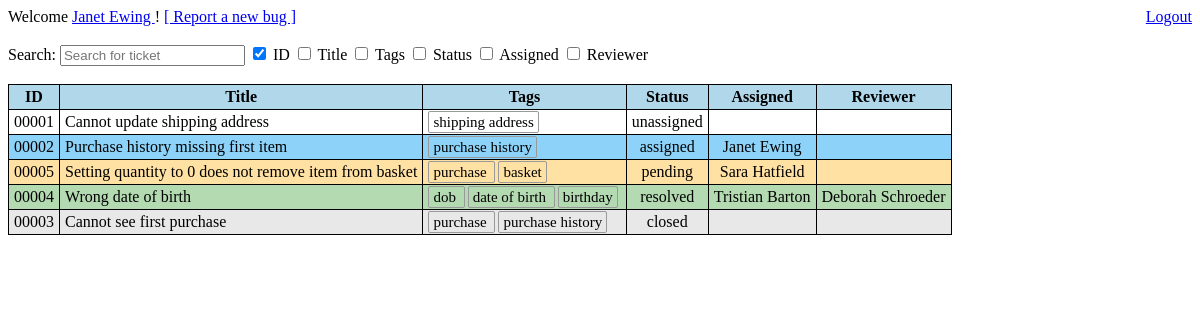
The app's page /view_all_tickets.php (signed in) with its own data.
### tables this page shows
CREATE TABLE IF NOT EXISTS `accounts` (
  `id` varchar(10) NOT NULL,
  `first_name` varchar(16) NOT NULL,
  `last_name` varchar(16) NOT NULL,
  `password` varchar(20) NOT NULL,
  `dob` date NOT NULL,
  `account_type` varchar(16) NOT NULL,
  `experience` tinyint(4) NOT NULL,
  PRIMARY KEY (`id`)
);

CREATE TABLE IF NOT EXISTS `tickets` (
  `id` smallint(5) NOT NULL AUTO_INCREMENT,
  `title` varchar(80) NOT NULL,
  `description` text NOT NULL,
  `created_by` varchar(10) NOT NULL,
  `created_date` date NOT NULL,
  `tags` varchar(127) NOT NULL,
  `status` varchar(16) NOT NULL,
  `assigned_to` varchar(10) NOT NULL,
  `reviewed_by` varchar(10) NOT NULL,
  `duplicate_of` smallint(5) DEFAULT NULL,
  PRIMARY KEY (`id`)
);

### include/funcs/sql_funcs.php (called while the page is built, shortened)
<?php
	require_once("include/class/ClassAccount.php");
	require_once("include/class/ClassTicket.php");
	function str_clean(&$string){
		return mysqli_real_escape_string($GLOBALS['mysql_link'], trim($string));;
	}
	function db_query($query){
		$result = mysqli_query($GLOBALS['mysql_link'], $query);
		$error = mysqli_error($GLOBALS['mysql_link']);
		return $result;
	}
	function get_tickets($as_user){
		$as_user = str_clean($as_user);
		$query = db_query("SELECT `id` FROM `tickets`;");
		$output = [];
		while($row = mysqli_fetch_assoc($query)){
			try{
				$output[] = new Ticket((int)$row['id'], $as_user);
			}catch(Exception $e){
				continue;
			}
		}
		return $output;
	}
?>

### include/class/ClassAccount.php (called while the page is built, shortened)
<?php
	require_once("include/funcs/sql_funcs.php");
	class Account{
		private $first_name;
		private $last_name;
		private $account_type;
		function __construct($id){
			$id = str_clean($id);
			$query = db_query("SELECT * FROM `accounts` WHERE `id` = '{$id}' LIMIT 1;");
			$result = mysqli_fetch_assoc($query);
			if(mysqli_num_rows($query) == 1){
				$this->id = $result['id'];
				$this->first_name = $result['first_name'];
				$this->last_name = $result['last_name'];
				$this->account_type = $result['account_type'];
			}else{
				throw new Exception("User not found.");
			}
		}
		function get_full_name(){
			return $this->first_name . " " . $this->last_name;
		}
		function is_norm(){
			return ($this->account_type == "user");
		}
	}
?>

### include/class/ClassTicket.php (called while the page is built, shortened)
<?php
	require_once("include/funcs/sql_funcs.php");
	class Ticket{
		private $title;
		private $tags;
		private $status;
		private $assigned_to;
		private $reviewed_by;
		function __construct($ticket_id, $as_user = NULL){
			$ticket_id = str_clean($ticket_id);
			$query = db_query("SELECT * FROM `tickets` WHERE `id` = '{$ticket_id}' LIMIT 1;");
			$result = mysqli_fetch_assoc($query);
			if(mysqli_num_rows($query) == 1){
				$this->ticket_id = $result['id'];
				$this->title = $result['title'];
				$this->created_by =  new Account($result['created_by']);
				$this->tags = $result['tags'];
				$this->status = $result['status'];
				if(!is_null($as_user)){
					$this->viewed_by = new Account(str_clean($as_user));
					if(!$this->viewed_by->is_norm()){
						try{
							$this->assigned_to = new Account($result['assigned_to']);
							$this->reviewed_by = new Account($result['reviewed_by']);
						}catch(Exception $e){
						}
					}
				}
			}else{
				throw new Exception("Ticket not found.");
			}
		}
		function get_title(){
			return $this->title;
		}
		function get_tags(){
			return $this->tags;
		}
		function get_status(){
			return $this->status;
		}
		function get_assigned_to(){
			return $this->assigned_to;
		}
		function get_reviewed_by(){
			return $this->reviewed_by;
		}
	}
?>

### view_all_tickets.php (the view, shortened to what this page needs)
<?php
	require_once("include/funcs/sql_funcs.php");
	$account = new Account($_SESSION['username']);
	$all_tickets = get_tickets($_SESSION['username']);
	$ticket_order = ["unassigned", "assigned", "pending", "resolved", "closed"];
	usort($all_tickets, function($a, $b) use ($ticket_order){
		$pos_a = array_search($a->get_status(), $ticket_order);
		$pos_b = array_search($b->get_status(), $ticket_order);
		return $pos_a - $pos_b;
	});
?>
<!DOCTYPE html>
<html lang='en'>
	<head>
		<link rel='stylesheet' href='include/css/main.css'>
	</head>
	<body>
		<?php include("include/templates/header.php"); ?>
		Search: <input type='text' name='ticket_search' id='ticket_search' placeholder='Search for ticket' /> <span id='cancel_search'>X</span>
		<input type='checkbox' id='search_id' class='search_checkbox' value=0 checked/> ID
		<input type='checkbox' id='search_title' class='search_checkbox' value=1 /> Title
		<input type='checkbox' id='search_tags' class='search_checkbox' value=2 /> Tags
		<input type='checkbox' id='search_status' class='search_checkbox' value=3 /> Status
		<?php
			if(!$account->is_norm()){
		?>
				<input type='checkbox' id='search_assigned' class='search_checkbox' value=4 /> Assigned
				<input type='checkbox' id='search_reviewer' class='search_checkbox' value=5 /> Reviewer
		<?php
			}
		?>
		<br />
		<br />
		<table id='ticket_table' class='basic_table'>
			<tr>
				<td style='text-align:center;'>
					ID
				</td>
				<td style='text-align:center;'>
					Title
				</td>
				<td style='text-align:center;'>
					Tags
				</td>
				<td style='text-align:center;'>
					Status
				</td>
				<?php
					if(!$account->is_norm()){
				?>
						<td style='text-align:center;'>
							Assigned
						</td>
						<td style='text-align:center;'>
							Reviewer
						</td>
				<?php
					}
				?>
			</tr>
			<?php
				foreach($all_tickets as $ticket){
			?>
				<tr>
					<td onclick="location.href='view_ticket_info.php?t=<?php echo $ticket->ticket_id; ?>'" class='<?php echo $ticket->get_status(); ?>_ticket' style='text-align:center; cursor:pointer;'>
						<?php printf('%05d', $ticket->ticket_id); ?>
					</td>
					<td onclick="location.href='view_ticket_info.php?t=<?php echo $ticket->ticket_id; ?>'" class='<?php echo $ticket->get_status(); ?>_ticket' style='text-align:left; cursor:pointer;'>
						<?php echo $ticket->get_title(); ?>
					</td>
					<td class='<?php echo $ticket->get_status(); ?>_ticket' style='text-align:left;'>
						<?php
							$tag_array = explode(",", $ticket->get_tags());
							foreach($tag_array as $tag){
						?>
								<span class='ticket_tag'>
										<?php echo $tag; ?>
								</span>
						<?php
							}
						?>
					</td>
					<td class='<?php echo $ticket->get_status(); ?>_ticket' style='text-align:center;'>
						<?php echo $ticket->get_status(); ?>
					</td>
					<?php
						if(!$account->is_norm()){
					?>
							<td <?php echo (is_object($ticket->get_assigned_to()) ? "onclick=\"location.href='account_info.php?a={$ticket->get_assigned_to()->id}'\"" : ""); ?> class='<?php echo $ticket->get_status(); ?>_ticket' style='text-align:center; <?php echo (is_object($ticket->get_assigned_to()) ? "cursor:pointer;" : ""); ?>'>
								<?php echo (is_object($ticket->get_assigned_to()) ? $ticket->get_assigned_to()->get_full_name() : ""); ?>
							</td>
							<td <?php echo (is_object($ticket->get_reviewed_by()) ? "onclick=\"location.href='account_info.php?a={$ticket->get_reviewed_by()->id}'\"" : ""); ?> class='<?php echo $ticket->get_status(); ?>_ticket' style='text-align:center; <?php echo (is_object($ticket->get_assigned_to()) ? "cursor:pointer;" : ""); ?>'>
								<?php echo (is_object($ticket->get_reviewed_by()) ? $ticket->get_reviewed_by()->get_full_name() : ""); ?>
							</td>
					<?php
						}
					?>
				</tr>
			<?php
				}
			?>
		</table>
	</body>
</html>

### include/templates/header.php
<div style='float:left;'>
	Welcome
	<a href='#'>
		<?php echo $account->get_full_name(); ?>
	</a>!
	<a href='report_bug.php'>
		[ Report a new bug ]
	</a>
</div>
<div style='float:right;'>
	<a href='logout.php'>
		Logout
	</a>
</div>
<br />
<br />

### include/css/main.css (style rules this page uses)
.basic_table { border: 1px solid #000000; border-collapse: collapse; }
.basic_table tr td { border: 1px solid #000000; padding: 3px 5px; }
.basic_table tr:first-child td { background-color:#B0D8EA; font-weight: bold; }
.ticket_tag { border-radius: 2px; border: 1px solid #999999; font-size: 15px; padding: 2px 4px; margin-right: 3px; cursor: pointer; }
.unassigned_ticket { background-color: #FFFFFF; }
.assigned_ticket { background-color: #8DD3F9; }
.pending_ticket { background-color: #FFE1A3; }
.resolved_ticket { background-color: #B3dAB1; }
.closed_ticket { background-color: #E8E8E8; }

### records on screen
accounts: $account->get_full_name() "Janet Ewing", $ticket->get_assigned_to()->get_full_name() "Janet Ewing"
tickets: id "00001", title "Cannot update shipping address", tags "shipping address", status "unassigned"
tickets: id "00002", title "Purchase history missing first item", tags "purchase history", status "assigned"
tickets: id "00005", title "Setting quantity to 0 does not remove item from basket", tags "purchase", tags "basket", status "pending"
accounts: $ticket->get_assigned_to()->get_full_name() "Sara Hatfield"
tickets: id "00004", title "Wrong date of birth", tags "dob", tags "date of birth", tags "birthday", status "resolved"
accounts: $ticket->get_assigned_to()->get_full_name() "Tristian Barton"
accounts: $ticket->get_reviewed_by()->get_full_name() "Deborah Schroeder"
tickets: id "00003", title "Cannot see first purchase", tags "purchase", tags "purchase history", status "closed"
